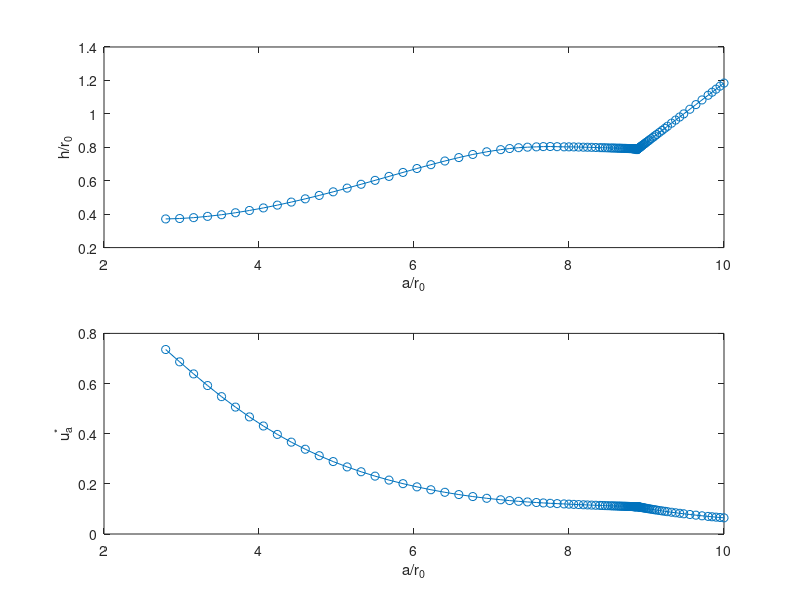

Here is the MATLAB script that generated this plot:
clear
clc

nu=50e-6;%kinematic viscosity \nu=\mu/\rho
g=9.8;
sc=deg2rad(20);
rint=2.5e-3;

q0=3e-5/(2*pi);
Q=q0*2*pi;

xbl=rint*0.3155*(Q/(nu*rint))^(1/3);

xint=1.426*xbl;
xend=10*rint;


c0=q0;




C=c0;
c1=27/35;
c2=3;

EXT=c2*nu*C;
%hint=(C*c2*nu/(g*sin(sc)*xint))^(1/3);
hint=2.308*rint*((nu*rint)/Q)^(1/3);
kk=hint/rint;


yprime = @(x,y) ((x.^3).*(y.^3).*g.*sin(sc)+2.*c1.*y.*C.^2-EXT.*(x.^2))./((x.^3).*(y.^3).*g.*cos(sc)-2.*c1.*x.*C.^2);


xspan = [xint xend];


[x,y]=ode45(yprime,xspan,hint);

v = C./(x.*y); %u_a^*

y2=0.4.*(x-1)+10;
y3=9.8*sin(sc)./v;
%small quantities vis
%s1=y./x; %h/a
%s2=v./x; %u_a^*/a

rx=x/rint;
ry=y/rint;
ResultMatrix=[rx ry];

figure()
subplot(2,1,1)
plot(x/rint,y/rint,'-o')
%ylim([0,3])
xlabel('a/r_0')
ylabel('h/r_0')


subplot(2,1,2)
plot(x/rint,v,'-o')
xlabel('a/r_0')
ylabel('u_a^*')

%figure()
%plot(x,v,'-o')
%hold on
%plot(x,y2)
%xlabel('a')

%figure()
%plot(x,y3,'-o')
